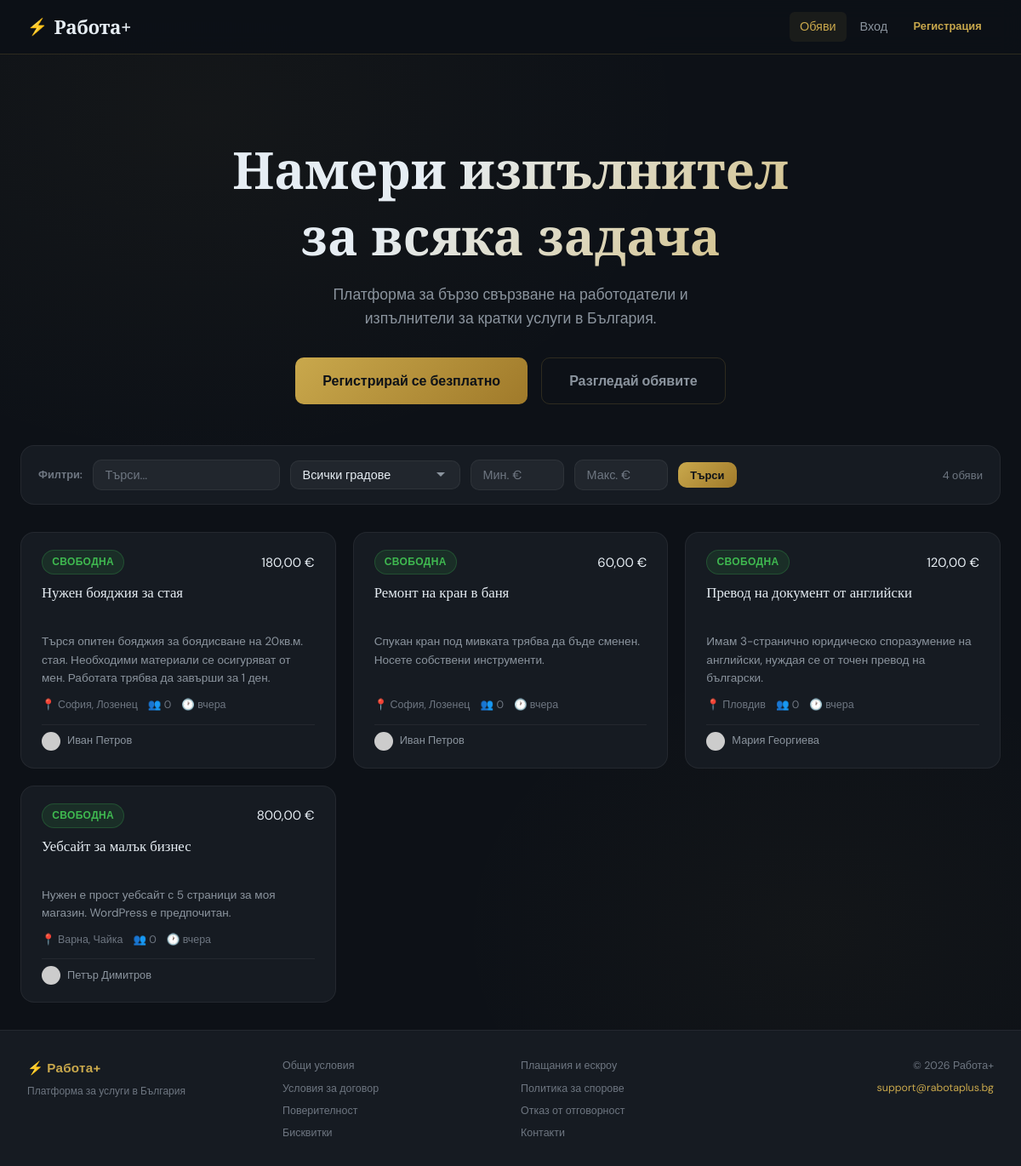
The page / on the database its author committed.
### tables this page shows
CREATE TABLE listings (
    id INT AUTO_INCREMENT PRIMARY KEY,
    employer_id INT NOT NULL,
    title VARCHAR(200) NOT NULL,
    description TEXT NOT NULL,
    budget DECIMAL(10,2) NOT NULL,
    city VARCHAR(100) DEFAULT NULL,
    neighborhood VARCHAR(100) DEFAULT NULL,
    status ENUM('open','closed','cancelled') DEFAULT 'open',
    selected_applicant_id INT DEFAULT NULL,
    created_at DATETIME DEFAULT CURRENT_TIMESTAMP,
    invoice_number VARCHAR(50) DEFAULT NULL,
    FOREIGN KEY (employer_id) REFERENCES users(id) ON DELETE CASCADE,
    FOREIGN KEY (selected_applicant_id) REFERENCES users(id) ON DELETE SET NULL
);

CREATE TABLE users (
    id INT AUTO_INCREMENT PRIMARY KEY,
    name VARCHAR(100) NOT NULL,
    email VARCHAR(150) UNIQUE NOT NULL,
    password VARCHAR(255) NOT NULL,
    avatar VARCHAR(255) DEFAULT NULL,
    bio TEXT DEFAULT NULL,
    city VARCHAR(100) DEFAULT NULL,
    neighborhood VARCHAR(100) DEFAULT NULL,
    balance DECIMAL(10,2) DEFAULT 0.00,
    role ENUM('user','admin') DEFAULT 'user',
    created_at DATETIME DEFAULT CURRENT_TIMESTAMP
);

### includes/functions.php (called while the page is built, shortened)
<?php
require_once __DIR__ . '/../config/db.php';
function auth(): ?array {
    if (!isset($_SESSION['user_id'])) return null;
    static $user = null;
    return $user;
}
function url(string $path = ''): string {
    return BASE_URL . '/' . ltrim($path, '/');
}
function h(mixed $s): string {
    return htmlspecialchars((string)($s ?? ''), ENT_QUOTES, 'UTF-8');
}
function timeAgo(string $datetime): string {
    $ts   = strtotime($datetime);
    $diff = time() - $ts;
    if ($diff < 172800) return 'вчера';
    return date('d.m.Y', $ts);
}
function formatMoney(float $amount): string {
    return number_format($amount, 2, ',', ' ') . ' €';
}
function avatarUrl(?string $avatar, string $name): string {
    return 'https://ui-avatars.com/api/?name=' . urlencode($name)
         . '&background=C9A84C&color=1a1a2e&bold=true&size=128&font-size=0.5';
}

### config/db.php (called while the page is built, shortened)
<?php
function db(): PDO {
    static $pdo = null;
    if ($pdo === null) {
        try {
            $pdo = new PDO(
                'mysql:host=' . DB_HOST . ';dbname=' . DB_NAME . ';charset=utf8mb4',
                DB_USER,
                DB_PASS,
                [
                    PDO::ATTR_ERRMODE => PDO::ERRMODE_EXCEPTION,
                    PDO::ATTR_DEFAULT_FETCH_MODE => PDO::FETCH_ASSOC,
                    PDO::ATTR_EMULATE_PREPARES => false,
                ]
            );
            $tz = date('P');
            $pdo->exec("SET time_zone = '$tz'");
            $pdo->exec("SET NAMES utf8mb4");
        } catch (PDOException $e) {
            die('<div style="padding:20px;font-family:sans-serif;color:red;">Грешка при свързване с базата данни: ' . htmlspecialchars($e->getMessage()) . '</div>');
        }
    }
    return $pdo;
}

### index.php (the view, shortened to what this page needs)
<?php
require_once __DIR__ . '/includes/functions.php';
$search = $_GET['s']      ?? '';
$minB   = $_GET['min']    ?? '';
$maxB   = $_GET['max']    ?? '';
$params = [];
$where  = ["l.status = 'open'"];
$sql = 'SELECT l.*, u.name AS employer_name, u.avatar AS employer_avatar,
    (SELECT COUNT(*) FROM applications a WHERE a.listing_id = l.id) AS app_count
    FROM listings l JOIN users u ON l.employer_id = u.id
    WHERE ' . implode(' AND ', $where) . ' ORDER BY l.created_at DESC';
$st = db()->prepare($sql);
$st->execute($params);
$listings = $st->fetchAll();
require_once __DIR__ . '/includes/header.php';
?>
<div class="fade-in">
<?php if (!$user): ?>
<div class="hero">
    <h1>Намери изпълнител<br>за всяка задача</h1>
    <p>Платформа за бързо свързване на работодатели и изпълнители за кратки услуги в България.</p>
    <div style="display:flex;gap:1rem;justify-content:center;flex-wrap:wrap;">
        <a href="<?= url('auth/register.php') ?>" class="btn btn-primary btn-lg">Регистрирай се безплатно</a>
        <a href="#listings" class="btn btn-outline btn-lg">Разгледай обявите</a>
    </div>
</div>
<?php endif; ?>
<form method="get" id="listings">
<div class="filters-bar">
    <span class="filter-label">Филтри:</span>
    <input type="text" name="s" class="form-control" placeholder="Търси..." value="<?= h($search) ?>" style="max-width:220px;">
    <select name="city" class="form-control">
        <option value="">Всички градове</option>
    </select>
    <input type="number" name="min" class="form-control" placeholder="Мин. €" value="<?= h($minB) ?>" min="0" style="max-width:110px;">
    <input type="number" name="max" class="form-control" placeholder="Макс. €" value="<?= h($maxB) ?>" min="0" style="max-width:110px;">
    <button type="submit" class="btn btn-primary btn-sm">Търси</button>
    <span style="margin-left:auto;font-size:0.82rem;color:var(--text-dim);"><?= count($listings) ?> обяви</span>
</div>
</form>
<?php if (empty($listings)): ?>
    <div class="empty-state">
        <span class="empty-state-icon">🔍</span>
        <h3>Няма намерени обяви</h3>
    </div>
<?php else: ?>
<div class="listings-grid">
    <?php foreach ($listings as $l): ?>
    <a href="<?= url('listings/view.php?id='.$l['id']) ?>" class="listing-card">
        <div class="lc-top">
            <span class="pill pill-open">Свободна</span>
            <span class="listing-budget"><?= formatMoney($l['budget']) ?></span>
        </div>
        <div class="lc-title"><?= h($l['title']) ?></div>
        <div class="lc-desc"><?= h($l['description']) ?></div>
        <div class="lc-meta">
            <?php if ($l['city']): ?>
                <span>📍 <?= h($l['city']) ?><?= $l['neighborhood'] ? ', '.h($l['neighborhood']) : '' ?></span>
            <?php endif; ?>
            <span>👥 <?= $l['app_count'] ?></span>
            <span>🕐 <span class="time-ago-live" data-created="<?= h($l['created_at']) ?>"><?= timeAgo($l['created_at']) ?></span></span>
        </div>
        <div class="lc-employer">
            <img src="<?= avatarUrl($l['employer_avatar'], $l['employer_name']) ?>" alt="">
            <span><?= h($l['employer_name']) ?></span>
        </div>
    </a>
    <?php endforeach; ?>
</div>
<?php endif; ?>
</div>
<?php require_once __DIR__ . '/includes/footer.php'; ?>

### includes/header.php (shortened to what this page needs)
<?php
$user    = auth();
$unread  = $user ? unreadCount($user['id']) : 0;
$notifs  = $user ? unreadNotifCount($user['id']) : 0;
$cur     = $_SERVER['PHP_SELF'];
?>
<!DOCTYPE html>
<html lang="bg">
<head>
<link rel="stylesheet" href="<?= url('assets/style.css') ?>">
</head>
<body>
<nav class="navbar">
    <a href="<?= url('index.php') ?>" class="nav-brand">
        <span class="brand-icon">⚡</span>
        <span><?= SITE_NAME ?></span>
    </a>
    <div class="nav-links">
        <a href="<?= url('index.php') ?>" class="nav-link<?= str_contains($cur,'index') ? ' active' : '' ?>">Обяви</a>
        <?php if ($user): ?>
            <a href="<?= url('contracts/index.php') ?>" class="nav-link<?= str_contains($cur,'contracts') ? ' active' : '' ?>">Договори</a>
            <a href="<?= url('listings/create.php') ?>" class="nav-link">+ Публикувай</a>
            <a href="<?= url('messages/index.php') ?>" class="nav-link nav-icon-link<?= str_contains($cur,'messages') ? ' active' : '' ?>">
                <span class="nav-icon">💬</span>
                <?php if ($unread > 0): ?><span class="badge" id="nav-unread"><?= $unread ?></span><?php else: ?><span class="badge hidden" id="nav-unread"></span><?php endif; ?>
            </a>
            <div class="notif-wrap" id="notif-wrap">
                <button class="nav-icon-link notif-btn" onclick="toggleNotifPanel()" title="Нотификации">
                    <span class="nav-icon">🔔</span>
                    <span class="badge<?= $notifs === 0 ? ' hidden' : '' ?>" id="nav-notif"><?= $notifs > 0 ? $notifs : '' ?></span>
                </button>
                <div class="notif-panel" id="notif-panel">
                    <div class="notif-panel-header">
                        <span>Нотификации</span>
                        <button onclick="markAllRead()" class="notif-mark-all">Маркирай всички</button>
                    </div>
                    <div class="notif-list" id="notif-list">
                        <div class="notif-loading">Зарежда...</div>
                    </div>
                </div>
            </div>
            <?php if ($user['role'] === 'admin'): ?>
                <a href="<?= url('admin/disputes.php') ?>" class="nav-link admin-link">⚙️ Админ</a>
            <?php endif; ?>
            <div class="nav-user" id="nav-user-wrap">
                <button type="button" id="nav-user-btn" class="user-avatar-nav" style="background:none;cursor:pointer;border:1px solid var(--border);border-radius:40px;padding:0.35rem 0.75rem 0.35rem 0.35rem;display:flex;align-items:center;gap:0.5rem;font-size:0.875rem;font-weight:500;color:var(--text);">
                    <img src="<?= avatarUrl($user['avatar'], $user['name']) ?>" alt="">
                    <span><?= h(explode(' ', $user['name'])[0]) ?></span>
                </button>
                <div class="nav-dropdown" id="nav-user-dropdown" style="display:none;">
                    <div class="nav-dropdown-inner">
                        <div class="dropdown-balance">Баланс: <strong><?= formatMoney((float)$user['balance']) ?></strong></div>
                        <a href="<?= url('profile/edit.php') ?>">👤 Профил</a>
                        <a href="<?= url('profile/transactions.php') ?>">💳 Транзакции</a>
                        <a href="<?= url('profile/deposit.php') ?>">⬆ Депозит</a>
                        <a href="<?= url('profile/withdraw.php') ?>">⬇ Теглене</a>
                        <a href="<?= url('auth/logout.php') ?>" class="dropdown-logout">← Изход</a>
                    </div>
                </div>
            </div>
        <?php else: ?>
            <a href="<?= url('auth/login.php') ?>" class="nav-link">Вход</a>
            <a href="<?= url('auth/register.php') ?>" class="btn btn-sm">Регистрация</a>
        <?php endif; ?>
    </div>
</nav>
<main class="main-content">

### includes/footer.php (shortened to what this page needs)
</main>
<footer style="border-top:1px solid var(--border-dim);padding:2rem 2rem 1.75rem;background:var(--navy-2);margin-top:auto;">
    <div style="max-width:1200px;margin:0 auto;display:grid;grid-template-columns:1fr 2fr 1fr;gap:2rem;align-items:start;">
        <div style="display:flex;flex-direction:column;gap:0.35rem;">
            <span style="color:var(--gold);font-weight:700;font-size:0.95rem;letter-spacing:0.02em;">⚡ <?= SITE_NAME ?></span>
            <span style="font-size:0.75rem;color:var(--text-dim);">Платформа за услуги в България</span>
        </div>
        <nav style="display:grid;grid-template-columns:1fr 1fr;gap:0.4rem 1.5rem;">
            <a href="<?= url('pages/terms.php') ?>"       style="color:var(--text-dim);font-size:0.78rem;text-decoration:none;white-space:nowrap;" onmouseover="this.style.color='var(--gold)'" onmouseout="this.style.color='var(--text-dim)'">Общи условия</a>
            <a href="<?= url('pages/payments.php') ?>"    style="color:var(--text-dim);font-size:0.78rem;text-decoration:none;white-space:nowrap;" onmouseover="this.style.color='var(--gold)'" onmouseout="this.style.color='var(--text-dim)'">Плащания и ескроу</a>
            <a href="<?= url('pages/user-contract.php') ?>" style="color:var(--text-dim);font-size:0.78rem;text-decoration:none;white-space:nowrap;" onmouseover="this.style.color='var(--gold)'" onmouseout="this.style.color='var(--text-dim)'">Условия за договор</a>
            <a href="<?= url('pages/disputes.php') ?>"    style="color:var(--text-dim);font-size:0.78rem;text-decoration:none;white-space:nowrap;" onmouseover="this.style.color='var(--gold)'" onmouseout="this.style.color='var(--text-dim)'">Политика за спорове</a>
            <a href="<?= url('pages/privacy.php') ?>"     style="color:var(--text-dim);font-size:0.78rem;text-decoration:none;white-space:nowrap;" onmouseover="this.style.color='var(--gold)'" onmouseout="this.style.color='var(--text-dim)'">Поверителност</a>
            <a href="<?= url('pages/disclaimer.php') ?>"  style="color:var(--text-dim);font-size:0.78rem;text-decoration:none;white-space:nowrap;" onmouseover="this.style.color='var(--gold)'" onmouseout="this.style.color='var(--text-dim)'">Отказ от отговорност</a>
            <a href="<?= url('pages/cookies.php') ?>"     style="color:var(--text-dim);font-size:0.78rem;text-decoration:none;white-space:nowrap;" onmouseover="this.style.color='var(--gold)'" onmouseout="this.style.color='var(--text-dim)'">Бисквитки</a>
            <a href="<?= url('pages/contact.php') ?>"     style="color:var(--text-dim);font-size:0.78rem;text-decoration:none;white-space:nowrap;" onmouseover="this.style.color='var(--gold)'" onmouseout="this.style.color='var(--text-dim)'">Контакти</a>
        </nav>
        <div style="display:flex;flex-direction:column;gap:0.35rem;align-items:flex-end;text-align:right;">
            <span style="font-size:0.78rem;color:var(--text-dim);">© <?= date('Y') ?> <?= SITE_NAME ?></span>
            <a href="mailto:support@rabotaplus.bg" style="font-size:0.78rem;color:var(--gold);text-decoration:none;" onmouseover="this.style.textDecoration='underline'" onmouseout="this.style.textDecoration='none'">support@rabotaplus.bg</a>
        </div>
    </div>
</footer>
</body>
</html>

### rows shown on the page
listings: budget "180,00 €", title "Нужен бояджия за стая", description "Търся опитен бояджия за боядисване на 20кв.м. стая. Необходими материали се осигуряват от мен. Работата трябва да завърши за 1 ден.", city "София", neighborhood "Лозенец", app_count "0", created_at "вчера", employer.name "Иван Петров"
listings: budget "60,00 €", title "Ремонт на кран в баня", description "Спукан кран под мивката трябва да бъде сменен. Носете собствени инструменти.", city "София", neighborhood "Лозенец", app_count "0", created_at "вчера", employer.name "Иван Петров"
listings: budget "120,00 €", title "Превод на документ от английски", description "Имам 3-странично юридическо споразумение на английски, нуждая се от точен превод на български.", city "Пловдив", app_count "0", created_at "вчера", employer.name "Мария Георгиева"
listings: budget "800,00 €", title "Уебсайт за малък бизнес", description "Нужен е прост уебсайт с 5 страници за моя магазин. WordPress е предпочитан.", city "Варна", neighborhood "Чайка", app_count "0", created_at "вчера", employer.name "Петър Димитров"

### other values the page prints
SITE_NAME "Работа+"
count($listings) "4"
